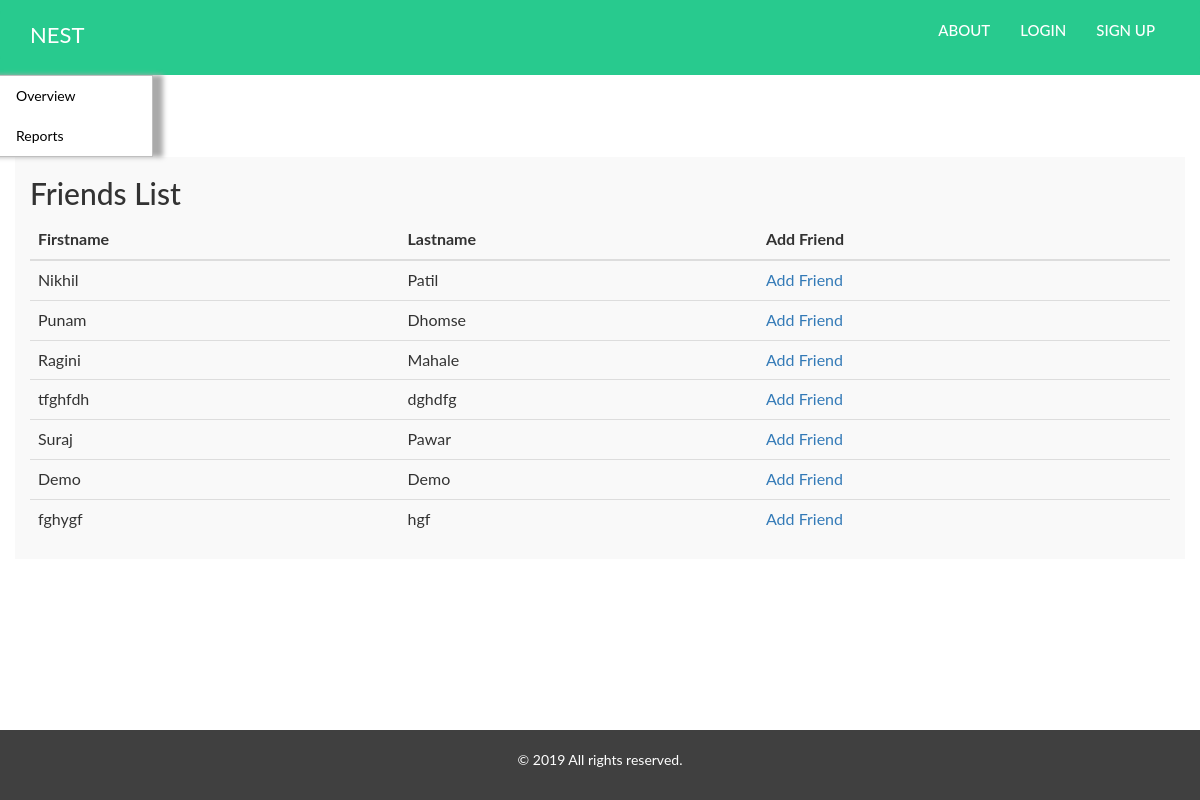
Page /ass7/friendList.php (signed in) on the committed database.
### tables this page shows
CREATE TABLE `staff` (
  `id` int(11) NOT NULL,
  `firstName` char(10) NOT NULL,
  `lastName` char(10) NOT NULL,
  `email` varchar(20) NOT NULL,
  `password` varchar(10) NOT NULL,
  `picture` varchar(80) DEFAULT NULL
);

### ass7/friendList.php (the view, shortened to what this page needs)
<?php
include 'connectdb.php';
include 'left.php';
$userEmail = $_SESSION['user_email'];
$query= "SELECT * FROM staff WHERE email <>'$userEmail' ";
$result= mysqli_query($cid, $query);
?>
   <div class="container">
        <h2>Friends List</h2>
        <table class="table table-striped">
            <thead>
            <tr>
                <th>Firstname</th>
                <th>Lastname</th>
                <th>Add Friend</th>
            </tr>
            </thead>
            <?php
           while ($row= mysqli_fetch_assoc($result)) {
            ?>
            <tr>
                <td><?php echo $row['firstName']; ?></td>
                <td><?php echo $row['lastName']; ?></td>
                <td><a href="<?php echo 'friendProfile.php?id='.$row['id'] ?>">Add Friend</a></a>&nbsp;
            </tr>
            <?php
        }
     ?>
</table>
</div>

### ass7/assets/css/master.css (style rules this page uses)
.container { max-width: 1170px; width: 100%; background: #f9f9f9; margin: 0 auto; }
body { font-family: "Lato", sans-serif; }

### rows in the picture
staff: firstName "Nikhil", lastName "Patil"
staff: firstName "Punam", lastName "Dhomse"
staff: firstName "Ragini", lastName "Mahale"
staff: firstName "tfghfdh", lastName "dghdfg"
staff: firstName "Suraj", lastName "Pawar"
staff: firstName "Demo", lastName "Demo"
staff: firstName "fghygf", lastName "hgf"
